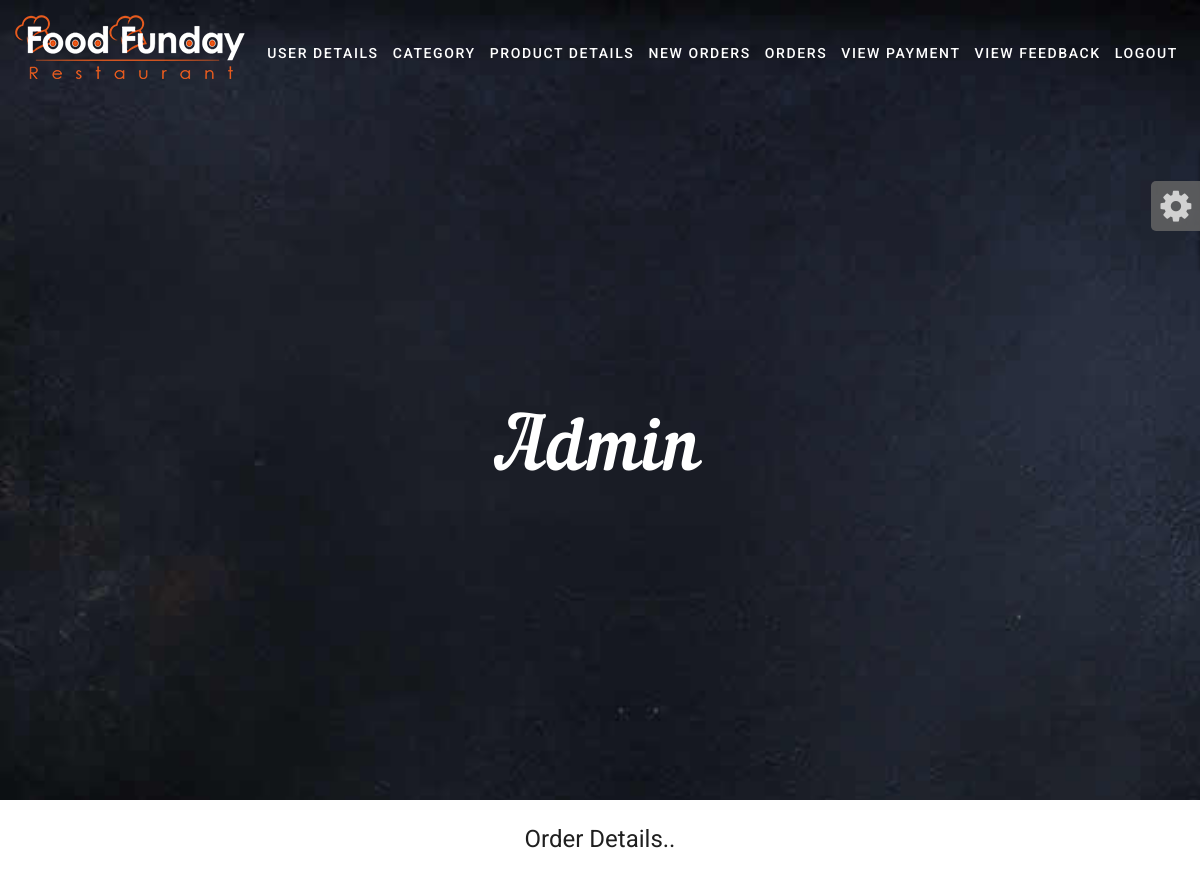
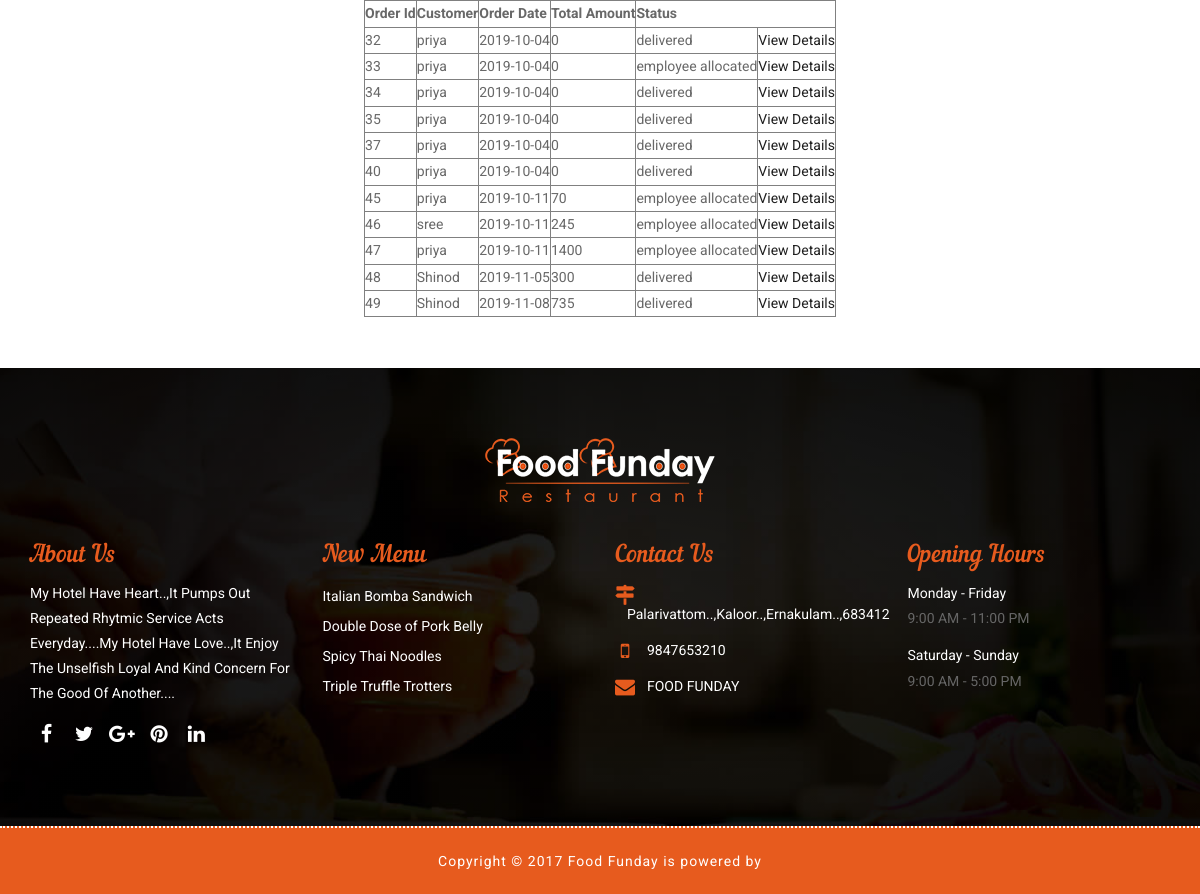
The page /pastorders.php on the database its author committed (2 pictures, top to bottom).
### tables this page shows
CREATE TABLE IF NOT EXISTS `tblorder_master` (
  `order_id` int(11) NOT NULL AUTO_INCREMENT,
  `customer_id` int(11) DEFAULT NULL,
  `order_date` date DEFAULT NULL,
  `total_amount` varchar(50) DEFAULT NULL,
  `status` varchar(50) DEFAULT NULL,
  PRIMARY KEY (`order_id`)
);

CREATE TABLE IF NOT EXISTS `tblregister` (
  `customer_id` int(11) NOT NULL AUTO_INCREMENT,
  `customer_name` varchar(50) DEFAULT NULL,
  `customer_address` varchar(50) DEFAULT NULL,
  `customer_phno` varchar(50) DEFAULT NULL,
  `customer_email` varchar(50) DEFAULT NULL,
  PRIMARY KEY (`customer_id`)
);

### pastorders.php (the view)
<?php
include 'connection.php';
include 'admin.php';
echo "<center><br><h1>Order Details..</h1>";
$q="select tblorder_master.*,tblregister.* from tblorder_master,tblregister where tblorder_master.status<>'ordered' and tblorder_master.customer_id=tblregister.customer_id
";
$result=mysqli_query($conn,$q);
echo "<br>";
echo "<table border=1><tr><th>Order Id</th><th>Customer </th><th>Order Date</th><th >Total Amount</th>
<th colspan='2'>Status</th></tr>";
while($row=mysqli_fetch_row($result))
{
  echo "<tr>";
  echo "<td>"."$row[0]"."</td>";
  echo "<td>"."$row[6]"."</td>";
  echo "<td>"."$row[2]"."</td>";
  echo "<td>"."$row[3]"."</td>";
  echo "<td>"."$row[4]"."</td>";
  echo "<td>"."<a href='orderdetails.php?oid=".$row[0]."'>View Details</a></td>";
  echo "</tr>";
}
echo "</table></center><br><br>";
?>
<?php
include 'footer.php';
?>

### css/style.css (style rules this page uses)
body { color:#686868; font-size:14px; font-family: 'Roboto', sans-serif; line-height:1.80857; }
a { color: #1f1f1f; text-decoration: none !important; outline: none !important; -webkit-transition: all .3s ease-in-out; -moz-transition: all .3s ease-in-out; -ms-transition: all .3s ease-in-out; -o-transition: all .3s ease-in-out; transition: all .3s ease-in-out; }
h1, h2, h3, h4, h5, h6 { letter-spacing: 0; font-weight: normal; position: relative; padding: 0 0 10px 0; font-weight: normal; line-height: 120% !important; color: #1f1f1f; margin: 0 }
h1 { font-size: 24px }
a { color: #1f1f1f; text-decoration: none; outline: none !important; }
a, .btn { text-decoration: none !important; outline: none !important; -webkit-transition: all .3s ease-in-out; -moz-transition: all .3s ease-in-out; -ms-transition: all .3s ease-in-out; -o-transition: all .3s ease-in-out; transition: all .3s ease-in-out; }
html, body { height: 100%; }

### rows shown on the page
tblorder_master: order_id "32", customer.customer_name "priya", order_date "2019-10-04", total_amount "0", status "delivered"
tblorder_master: order_id "33", customer.customer_name "priya", order_date "2019-10-04", total_amount "0", status "employee allocated"
tblorder_master: order_id "34", customer.customer_name "priya", order_date "2019-10-04", total_amount "0", status "delivered"
tblorder_master: order_id "35", customer.customer_name "priya", order_date "2019-10-04", total_amount "0", status "delivered"
tblorder_master: order_id "37", customer.customer_name "priya", order_date "2019-10-04", total_amount "0", status "delivered"
tblorder_master: order_id "40", customer.customer_name "priya", order_date "2019-10-04", total_amount "0", status "delivered"
tblorder_master: order_id "45", customer.customer_name "priya", order_date "2019-10-11", total_amount "70", status "employee allocated"
tblorder_master: order_id "46", customer.customer_name "sree", order_date "2019-10-11", total_amount "245", status "employee allocated"
tblorder_master: order_id "47", customer.customer_name "priya", order_date "2019-10-11", total_amount "1400", status "employee allocated"
tblorder_master: order_id "48", customer.customer_name "Shinod", order_date "2019-11-05", total_amount "300", status "delivered"
tblorder_master: order_id "49", customer.customer_name "Shinod", order_date "2019-11-08", total_amount "735", status "delivered"
